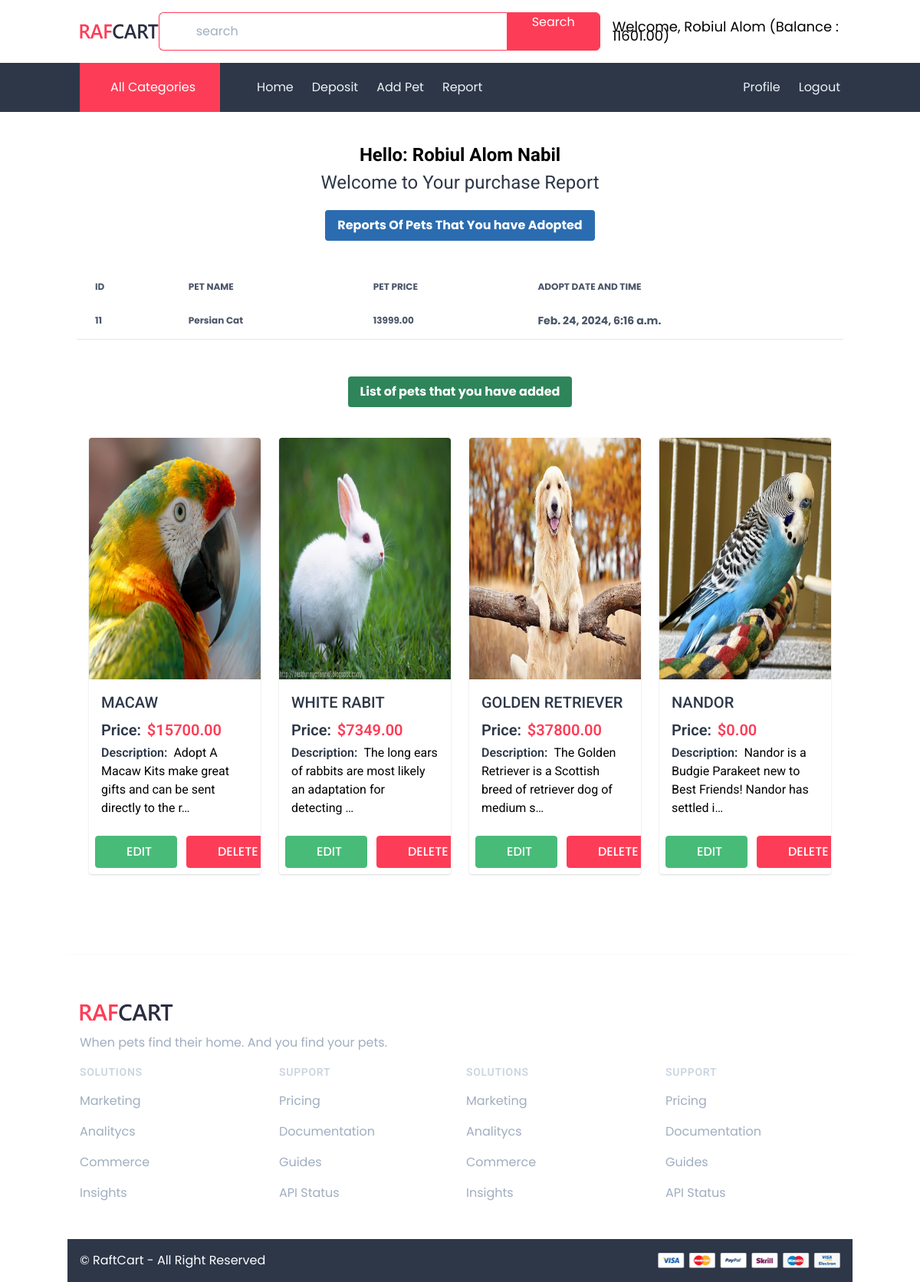
Page /transactions/report/ (signed in) on the committed database.
### customers/models.py (models this page shows, shortened)
class UserBankAccount(models.Model):
    user = models.OneToOneField(User, related_name='account', on_delete=models.CASCADE)
    account_no = models.IntegerField(unique=True) # account no duijon user er kokhono same hobe na
    birth_date = models.DateField(null=True, blank=True)
    gender = models.CharField(max_length=10, choices=GENDER_TYPE)
    initial_deposite_date = models.DateField(auto_now_add=True)
    balance = models.DecimalField(default=0, max_digits=12, decimal_places=2) # ekjon user 12 digit obdi taka rakhte parbe, dui doshomik ghor obdi rakhte parben 1000.50
    adopts = models.ManyToManyField(Adopt, related_name='adopted_pets')

### transactions/models.py (models this page shows, shortened)
class Adopt(models.Model):
    user_account = models.ForeignKey('customers.UserBankAccount', on_delete=models.CASCADE)
    pet = models.ForeignKey('pets.Pet', on_delete=models.CASCADE)
    quantity = models.PositiveIntegerField(default=1)
    adopt_date = models.DateTimeField(auto_now_add=True)
    adopt_price = models.DecimalField(decimal_places=2, max_digits=12)
    balance_after_adopting_book = models.DecimalField(decimal_places=2, max_digits=12, null=True, blank=True)

### pets/models.py (models this page shows, shortened)
class Pet(models.Model):
    pet_title = models.CharField(max_length=50)
    description = models.TextField()
    price =models.DecimalField(decimal_places=2, max_digits = 12)
    category = models.ForeignKey(Category, on_delete=models.CASCADE)
    customer = models.ForeignKey(User, on_delete=models.CASCADE, blank = True, null = True)
    adopted_by = models.ManyToManyField(User, related_name='adopted_pet', blank=True)
    images = models.ImageField(upload_to='pets/media/uploads/')
    quantity = models.PositiveIntegerField(default=1)

### transactions/views.py (the view)
# urls.py: path('report/', PetReportView.as_view(), name='report'),
class PetReportView(View):
    def get(self, request, *args, **kwargs):
        user_account = request.user.account
        adopted_pets = Adopt.objects.filter(user_account=user_account)
        data = Pet.objects.filter(customer = request.user)
        return render(request, 'transactions/report.html', {'adopted_pets': adopted_pets, 'data' : data})

### transactions/templates/transactions/report.html (shortened to what this page needs)
{% extends 'base.html' %} {% load static %} {% block head_title %}Adoption Report{% endblock %} {% block content %}
<div class="bg-white px-3 py-4 rounded-xl my-6">
    <h3 class="font-bold text-2xl text-center pb-1">Hello: {{ request.user.first_name }} {{ request.user.last_name }}</h3>
    <h4 class="font-semi_bold text-2xl text-center pb-5 text-gray-800 bg-gray-50 dark:bg-gray-800 dark:text-gray-500">Welcome to Your purchase Report</h4>
    <div class="flex items-center justify-center mb-10">
        <button class="bg-blue-700 hover:bg-green-700 text-white font-bold py-2 px-4 rounded focus:outline-none focus:shadow-outline">Reports Of Pets That You have Adopted</button>
    </div>
    <div class="relative overflow-x-auto">
        <table class="w-full text-sm text-left rtl:text-right text-gray-500 dark:text-gray-400">
            <thead class="text-xs text-gray-700 uppercase bg-gray-50 dark:bg-gray-700 dark:text-gray-400">
                <tr>
                    <th scope="col" class="px-6 py-3">
                        ID
                    </th>
                    <th scope="col" class="px-6 py-3">
                        Pet Name
                    </th>
                    <th scope="col" class="px-6 py-3">
                        Pet Price
                    </th>
                    <th scope="col" class="px-6 py-3">
                        Adopt Date and time
                    </th>
                </tr>
            </thead>
            <tbody>
                {% for adopt in adopted_pets %}
                    <tr class="bg-white border-b dark:bg-gray-800 dark:border-gray-700">
                        <th scope="row" class="px-6 py-4 text-xs text-gray-700  bg-gray-50 dark:bg-gray-700 dark:text-gray-400 font-bold">
                            {{ adopt.id }}
                        </th>
                        <td class="px-6 py-4 text-xs text-gray-700  bg-gray-50 dark:bg-gray-700 dark:text-gray-400 font-bold">
                            {{ adopt.pet.pet_title }}
                        </td>
                        <td class="px-6 py-4 text-xs text-gray-700  bg-gray-50 dark:bg-gray-700 dark:text-gray-400 font-bold">
                            {{ adopt.pet.price }}
                        </td>
                        <td class="px-6 py-4text-xs text-gray-700  bg-gray-50 dark:bg-gray-700 dark:text-gray-400 font-bold">
                            {{ adopt.adopt_date }}
                        </td>
                    </tr>
                {% endfor %}
            </tbody>
        </table>
    </div>
    <div class="container pb-16 mt-12">
        <div class="flex items-center justify-center mb-10">
            <button class="bg-green-700 hover:bg-blue-700 text-white font-bold py-2 px-4 rounded focus:outline-none focus:shadow-outline">List of pets that you have added</button>
        </div>
        <div class="grid grid-cols-2 md:grid-cols-4 gap-6">
            {% for pet in data %}
                <div class="bg-white shadow rounded overflow-hidden group">
                    <div class="relative">
                        <img src="{{ pet.images.url }}" alt="pets" style="height: 315px; width: 474px;">
                    </div>
                    <div class="pt-4 pb-3 px-4">
                            <h4 class="uppercase font-medium text-xl mb-2 text-gray-800 hover:text-primary transition">{{pet.pet_title}}</h4>
                        <div class="flex items-baseline mb-1 space-x-2">
                            <p class="space-x-1  font-roboto">
                                <span class="text-gray-800 text-xl font-semibold">Price:</span>
                                <span class="text-primary text-xl font-semibold">${{pet.price}}</span>
                            </p>
                        </div>
                        <div class="flex items-baseline mb-1 space-x-2">
                            <p class="space-x-1  font-roboto">
                                <span class="text-gray-800 font-semibold">Description:</span>
                                <span>{{pet.description |truncatechars:70}}</span>
                            </p>
                        </div>
                    </div>
                    <div class="flex items-center justify-between gap-3 m-2">
                        <a href="{% url 'edit_pet' pet.id %}"
                            class="bg-green-500 border border-green-500 text-white px-8 py-2 font-medium rounded uppercase flex items-center gap-2 hover:bg-transparent hover:text-green-500 transition">
                            Edit
                        </a>
                        <a href="{% url 'delete_pet' pet.id %}"
                            class="bg-primary border border-primary text-white px-8 py-2 font-medium rounded uppercase flex items-center gap-2 hover:bg-transparent hover:text-primary transition">
                             Delete
                        </a>
                    </div>
                </div>
            {%endfor%}
        </div>
    </div>
{% endblock %}

### core/templates/navbar.html (shortened to what this page needs)
{%load static%}
 <header class="py-4 shadow-sm bg-white">
    <div class="container flex items-center justify-between">
        <a href="{% url 'home' %}">
            <img src="{% static 'images/logo.svg' %}" alt="Logo" class="w-32">
        </a>
        <div class="w-full max-w-xl relative flex">
            <input type="text" name="search" id="search"
                class="w-full border border-primary border-r-0 pl-12 py-3 pr-3 rounded-l-md focus:outline-none hidden md:flex"
                placeholder="search">
            <button
                class="bg-primary border border-primary text-white px-8 rounded-r-md hover:bg-transparent hover:text-primary transition hidden md:flex">Search</button>
        </div>
        <div class="flex items-center space-x-4">
             {% if request.user.is_authenticated %}
                <div class="text-lg leading-3 text-black-700 capitalize">Welcome, {{ request.user.first_name }} (balance : {{request.user.account.balance}})</div>
            {% endif %}
        </div>
    </div>
</header>
<nav class="bg-gray-800">
    <div class="container flex">
        <div class="px-8 py-4 bg-primary md:flex items-center cursor-pointer relative group hidden">
            <span class="capitalize ml-2 text-white ">All Categories</span>
            </div>
        <div class="flex items-center justify-between flex-grow md:pl-12 py-5 ">
            <div class="flex items-center space-x-6 capitalize">
                <a href="{% url 'home' %}" class="text-gray-200 hover:text-white transition">Home</a>
                {% if request.user.is_authenticated %}
                    <a href="{% url 'deposit_money' %}" class="text-gray-200 hover:text-white transition">Deposit</a>
                    <a href="{% url 'add_pet' %}" class="text-gray-200 hover:text-white transition">Add Pet</a>
                    <a href="{% url 'report' %}" class="text-gray-200 hover:text-white transition">Report</a>
                {%endif%}
            </div>
            <div class="flex items-center space-x-6 capitalize">
                {% if request.user.is_authenticated %}
                    <a href="{% url 'profile' %}" class="text-gray-200 hover:text-white transition">Profile</a>
                    <a href="{% url 'logout' %}" class="text-gray-200 hover:text-white transition">Logout</a>
                {% else %}
                    <a href="{% url 'register' %}" class="text-gray-200 hover:text-white transition">Register</a>
                    <a href="{% url 'login' %}" class="text-gray-200 hover:text-white transition">Login</a>
                {%endif%}
            </div>
        </div>
    </div>
</nav>

### rows in the picture
Adopt: id "11", pet.pet_title "Persian Cat", pet.price "13999.00", adopt_date "Feb. 24, 2024, 6:16 a.m."
Pet: images (picture), pet_title "MACAW", price "15700.00", description "Adopt A Macaw Kits make great gifts and can be sent directly to the r…"
Pet: images (picture), pet_title "WHITE RABIT", price "7349.00", description "The long ears of rabbits are most likely an adaptation for detecting …"
Pet: images (picture), pet_title "GOLDEN RETRIEVER", price "37800.00", description "The Golden Retriever is a Scottish breed of retriever dog of medium s…"
Pet: images (picture), pet_title "NANDOR", price "0.00", description "Nandor is a Budgie Parakeet new to Best Friends! Nandor has settled i…"

### other values in the picture
{{ request.user.first_name }} "Robiul Alom"
{{ request.user.account.balance }} "11601.00"
{{ request.user.last_name }} "Nabil"
